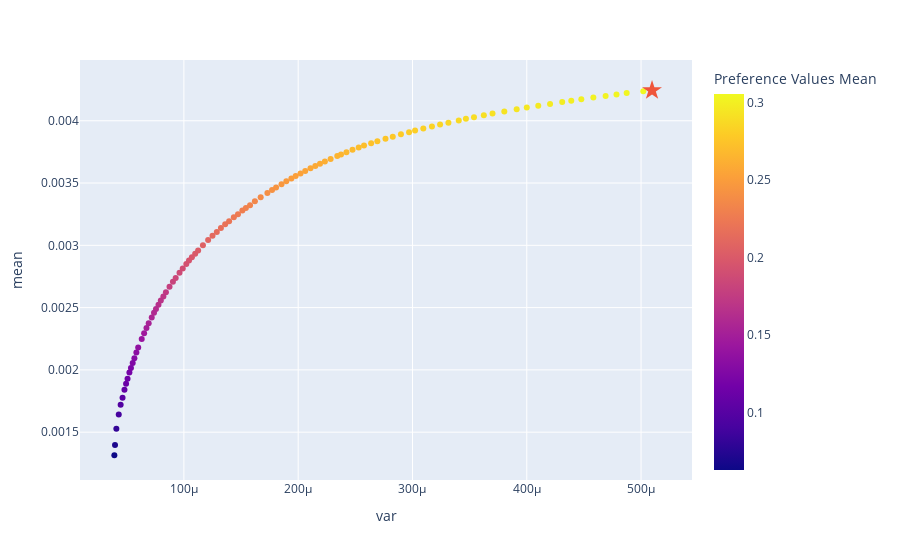

The cell this chart's notebook holds for it:
### Code cell
idx = feedback_sc_df.pareto_fr.sample(1).index[0]
eff_front_df = pd.DataFrame(np.array(feedback_sc_df.pareto_fr.iloc[idx])[:, [1, 0]], columns=['mean', 'var'])
eff_front_df["weights"] = feedback_sc_df.pareto_fr_w.iloc[idx]

GT_eff_port = utils_fucns.get_eff_port(eff_front_df, GT_pref_model_scaler_path, GT_pref_model, trace["beta"], plot_eff_front=True)
